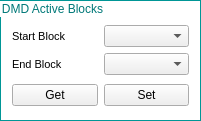
                          <widget class="QGroupBox" name="operatingModes_groupBox_2">
                           <property name="geometry">
                            <rect>
                             <x>10</x>
                             <y>20</y>
                             <width>201</width>
                             <height>121</height>
                            </rect>
                           </property>
                           <property name="sizePolicy">
                            <sizepolicy hsizetype="Fixed" vsizetype="Fixed">
                             <horstretch>0</horstretch>
                             <verstretch>0</verstretch>
                            </sizepolicy>
                           </property>
                           <property name="styleSheet">
                            <string notr="true">QGroupBox{ border: 1px solid ;
background-color: transparent;
border-color: rgb(0,150,150);
color:rgb(0,120,120);
;}</string>
                           </property>
                           <property name="title">
                            <string>DMD Active Blocks</string>
                           </property>
                           <layout class="QVBoxLayout" name="verticalLayout_51">
                            <item>
                             <spacer name="verticalSpacer_7">
                              <property name="orientation">
                               <enum>Qt::Vertical</enum>
                              </property>
                              <property name="sizeType">
                               <enum>QSizePolicy::Fixed</enum>
                              </property>
                              <property name="sizeHint" stdset="0">
                               <size>
                                <width>20</width>
                                <height>10</height>
                               </size>
                              </property>
                             </spacer>
                            </item>
                            <item>
                             <layout class="QHBoxLayout" name="horizontalLayout_35">
                              <item>
                               <layout class="QVBoxLayout" name="verticalLayout_28">
                                <item>
                                 <widget class="QLabel" name="apiVersionLabel_2">
                                  <property name="minimumSize">
                                   <size>
                                    <width>20</width>
                                    <height>0</height>
                                   </size>
                                  </property>
                                  <property name="font">
                                   <font>
                                    <pointsize>8</pointsize>
                                   </font>
                                  </property>
                                  <property name="styleSheet">
                                   <string notr="true">QLabel{border:0px}</string>
                                  </property>
                                  <property name="text">
                                   <string>Start Block</string>
                                  </property>
                                 </widget>
                                </item>
                                <item>
                                 <widget class="QLabel" name="apiVersionLabel_3">
                                  <property name="minimumSize">
                                   <size>
                                    <width>20</width>
                                    <height>0</height>
                                   </size>
                                  </property>
                                  <property name="font">
                                   <font>
                                    <pointsize>8</pointsize>
                                   </font>
                                  </property>
                                  <property name="styleSheet">
                                   <string notr="true">QLabel{border:0px}</string>
                                  </property>
                                  <property name="text">
                                   <string>End Block</string>
                                  </property>
                                 </widget>
                                </item>
                               </layout>
                              </item>
                              <item>
                               <layout class="QVBoxLayout" name="verticalLayout_29">
                                <item>
                                 <widget class="QComboBox" name="startDmdBlock"/>
                                </item>
                                <item>
                                 <widget class="QComboBox" name="endDmdBlock"/>
                                </item>
                               </layout>
                              </item>
                             </layout>
                            </item>
                            <item>
                             <layout class="QHBoxLayout" name="horizontalLayout_28">
                              <item>
                               <widget class="QPushButton" name="dmdBlockGet">
                                <property name="text">
                                 <string>Get</string>
                                </property>
                               </widget>
                              </item>
                              <item>
                               <widget class="QPushButton" name="dmdBlockSet">
                                <property name="text">
                                 <string>Set</string>
                                </property>
                               </widget>
                              </item>
                             </layout>
                            </item>
                           </layout>
                          </widget>
